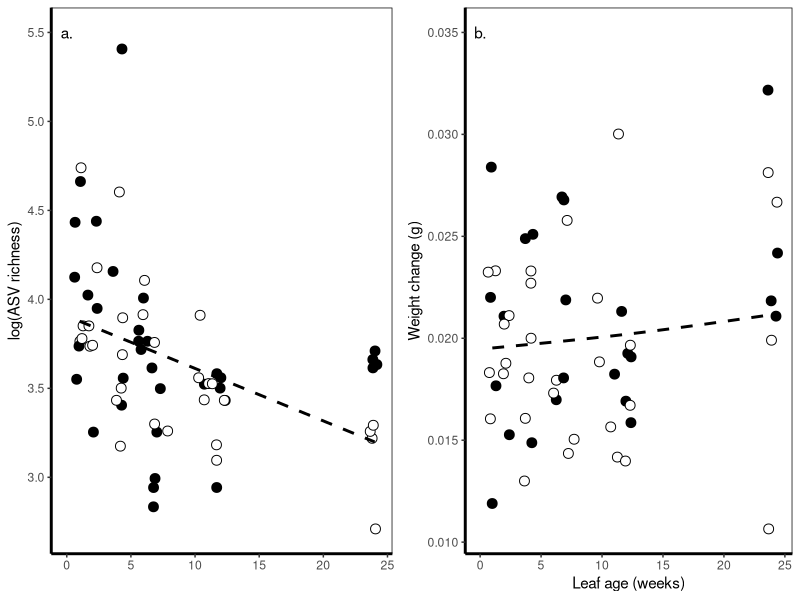

Source code (R): (Note: this script raises an error after producing the figure.)
###
# Figure leaf age vs (a) diversity  and (b) function

# Libraries
library(ggplot2)
library(vegan)
library(dplyr)
library(lme4)
library(nlme)
library(gridExtra)
library(car)

# Plot themes
## With legend
Theme=theme_classic(base_size=11, base_family="Helvetica") +
  theme(axis.line = element_line(size = 1, colour = "black", linetype = "solid")) +theme(plot.title = element_text(size = 12))
## Without legends
Theme2=Theme+ theme(legend.position="none") + theme(panel.border=element_rect(fill=NA))

# load data
ASVtable=read.table('input_data/ASVtable_FunExp12021-03-24.txt', header=TRUE)
TAXtable=read.table('input_data/TAXtable_FunExp12021-03-24.txt', header=TRUE)
meta.table=read.table('input_data/METAtable_FunExp12021-03-24_sampleNamesFIX.txt', header=TRUE)
fun.table=read.table('input_data/FunExp_metadata.txt', header=TRUE)
div.table=read.table('input_data/MetaDiv_table_FunExp12021-03-30.txt', header=TRUE)
colnames(div.table)[2]='Treatment'

fundiv.table=left_join(fun.table, div.table)

## format data
meta.table$leaf_age_weeks=as.numeric(substr(meta.table$leaf_age, 2,3))
# Remove controls from metadata
meta.table2=meta.table[-c(which(meta.table$treatment=='F50'),
                          which(meta.table$treatment=='water_control')),]
# Remove controls from ASVtable 
ASVtable2=ASVtable[-c(which(meta.table$treatment=='F50'),
                      which(meta.table$treatment=='water_control')),]

# Calculate diversity metrics
richness=specnumber(ASVtable)
shannon=diversity(ASVtable, index='shannon')
simpson=diversity(ASVtable, index='simpson')
evenness=shannon/log(richness)
meta.div=data.frame(meta.table, richness, shannon, simpson, evenness)

# remove controls
meta.div2=meta.div[-c(which(meta.div$treatment=='F50'), 
                      which(meta.div$treatment=='water_control'), 
                      which(meta.div$treatment=='broth_control'), 
                      which(meta.div$treatment=='TAI_control'), 
                      which(meta.div$treatment=='TAO_control')),]
# check that the column was eliminated by looking at the dimensions of the datasets
data.frame(dim(meta.div), dim(meta.div2)) 
# Merge function and diversity table
fundiv.table2=left_join(fundiv.table, meta.table2)

# Figures
rich.plot=ggplot(meta.div2, aes(leaf_age_weeks, log(richness))) + 
  geom_jitter(size=3, color='black', shape=21, aes( fill=treatment))+  
  geom_smooth(method='lm', se=FALSE, color='black', linetype='dashed') + 
  ylab('log(ASV richness)') + xlab('Leaf age (weeks)')  + 
  xlab('') + Theme2 + scale_fill_manual(values=c('black', 'white')) + 
  theme(legend.position = 'none') +
  annotate('text', x=0, y=5.5, label='a.')

fun.plot=ggplot(fundiv.table2, aes(leaf_age_weeks, W_Change)) + 
  geom_jitter(size=3, color='black', shape=21, aes(fill=treatment)) + 
  Theme2 +  scale_fill_manual(values=c('black', 'white')) + 
  ylab('Weight change (g)') + xlab('Leaf age (weeks)')  + 
  geom_smooth(method='gam', se=FALSE, color='black', linetype='dashed') +
  annotate('text', x=0, y=0.035, label='b.')

quartz(width=8, height=3.7)
Age_divfun=arrangeGrob(rich.plot, fun.plot, ncol=2)
plot(Age_divfun)
quartz.save('Figures/Fig_time_ADiv_BFun.png', type='png', dpi=300)
